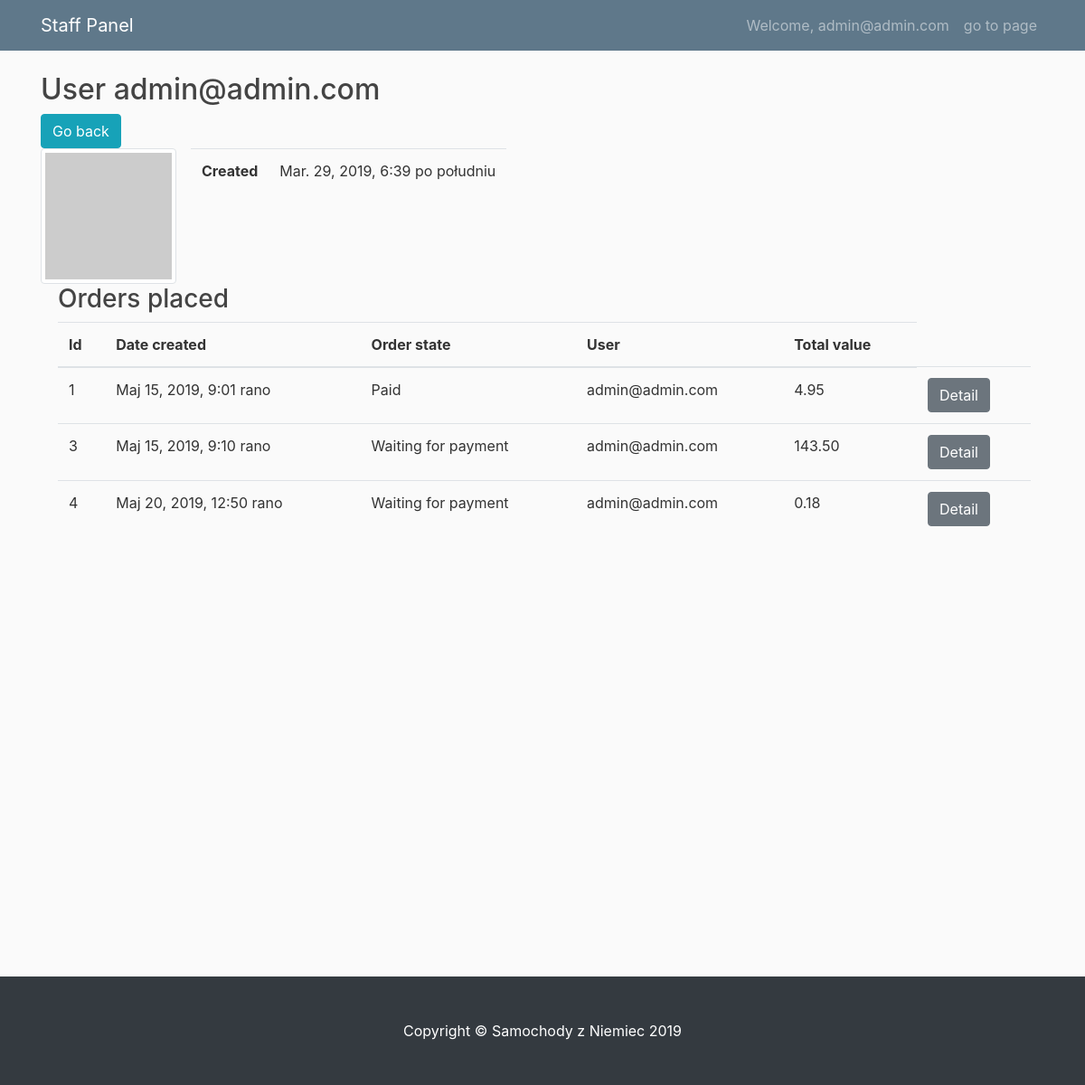
The app's page /staff/user_detail/1 (signed in) with its own data.
### account/models.py (models this page shows, shortened)
class User(AbstractBaseUser):
    email = models.EmailField(max_length=255, unique=True)
    is_active = models.BooleanField(default=True)  # can login
    is_staff = models.BooleanField(default=False)  # staff user non superuser
    is_admin = models.BooleanField(default=False)  # superuser
    created = models.DateTimeField(auto_now_add=True)
    updated = models.DateTimeField(auto_now=True)
    USERNAME_FIELD = "email"  # username
    REQUIRED_FIELDS = []
    objects = UserManager()
    def __str__(self):
        return self.email

### orders/models.py (models this page shows, shortened)
class Order(models.Model):
    address = models.ForeignKey(Address, on_delete=models.DO_NOTHING)
    user = models.ForeignKey(User, on_delete=models.DO_NOTHING)
    created = models.DateTimeField(auto_now_add=True)
    updated = models.DateTimeField(auto_now=True)
    paid = models.BooleanField(default=False)
    class Meta:
        ordering = ("created",)
    def get_total_cost(self):
        return sum(item.get_cost() for item in self.items.all())

class OrderItem(models.Model):
    order = models.ForeignKey(Order, related_name="items", on_delete=models.CASCADE)
    product = models.ForeignKey(
        Product, related_name="order_items", on_delete=models.CASCADE
    )
    price = models.DecimalField(max_digits=10, decimal_places=2)
    quantity = models.PositiveIntegerField(default=1)
    def get_cost(self):
        return self.price * self.quantity

### staff/decorators.py (the view)
    def wrap(request, *args, **kwargs):
        if request.user.is_authenticated and request.user.is_staff:
            return func(request, *args, **kwargs)
        elif request.user.is_authenticated:
            return redirect("shop:index")
        else:
            return redirect("account:login")

### cart/context_processors.py (called while the page is built)
def cart(request):
    return {'cart': Cart(request)}

### staff/templates/staff/user_detail.html
{% extends 'staff/base.html' %}
{% block content %}
<h2>User {{user.email}}</h2>
<div class="row">
    <div class="col">
        <a href="{% url 'staff:user_list'%}" class="btn btn-info">Go back</a>
    </div>
</div>
<div class="d-flex justify-content-start">
    <div class="image-container">
        <img src="http://placehold.it/150x150" id="imgProfile" style="width: 150px; height: 150px"
            class="img-thumbnail" />
    </div>
    <div class="userData ml-3">
        <table class="table">
            <tr>
                <th>Created</th>
                <td>{{ user.created }}</td>
            </tr>
        </table>
    </div>
</div>
<div class="col-12">
    <div class="tab-content ml-1" id="myTabContent">
        <h3>Orders placed</h3>
        <table class="table table-hover">
            <thead>
                <tr>
                    <th scope="col">Id</th>
                    <th scope="col">Date created</th>
                    <th scope="col">Order state</th>
                    <th scope="col">User</th>
                    <th scope="col">Total value</th>
                </tr>
            </thead>
            <tbody>
                {% for order in user.order_set.all %}
                <tr>
                    <td>{{order.id}} </td>
                    <td>{{order.created}}</td>
                    <td>{% if order.paid %}Paid{% else %}Waiting for payment
                        {% endif %}</td>
                    <td>{{order.user}}</td>
                    <td> {{order.get_total_cost}}</td>
                    <td><a href="{% url 'staff:order_detail' pk=order.pk %}" class="btn btn-secondary">Detail</a></td>
                </tr>
                {% endfor %}
            </tbody>
        </table>
    </div>
</div>
{% endblock %}

### staff/templates/staff/base.html (shortened to what this page needs)
{% load static %}
<!DOCTYPE html>
<html lang="en">
<head>
    <link rel="stylesheet" href="https://maxcdn.bootstrapcdn.com/bootstrap/4.0.0/css/bootstrap.min.css"
>
    <link href="{% static 'css/staff.css' %}" rel="stylesheet">
</head>
<body>
    <nav class="navbar navbar-expand-md navbar-dark bg-steel fixed-top">
        <div class="container">
            <a class="navbar-brand mr-4" href="{% url 'staff:panel' %}">Staff Panel</a>
            <div class="collapse navbar-collapse" id="navbarToggle">
                <div class="navbar-nav">
                    <a class="nav-item nav-link" href="{% url 'account:profile'%}">
                        Welcome, {{ user.email }}
                    </a>
                    <a class="nav-item nav-link" href="{% url 'shop:index'%}"> go to page </a>
                </div>
            </div>
        </div>
    </nav>
    <div class="container" style="min-height: 1000px;">
        {% block content%}
        {% endblock%}
    </div>
    <footer class="py-5 bg-dark">
        <div class="container">
            <p class="m-0 text-center text-white">Copyright &copy; Samochody z Niemiec 2019</p>
        </div>
    </footer>
</body>
</html>

### staff/static/css/staff.css (style rules this page uses)
body { background: #fafafa; color: #333333; margin-top: 5rem; }
h1, h2, h3, h4, h5, h6 { color: #444444; }
.bg-steel { background-color: #5f788a; }

### records on screen
User: email "admin@admin.com", created "Mar. 29, 2019, 6:39 po południu"
Order: id "1", created "Maj 15, 2019, 9:01 rano", paid "Paid", user "admin@admin.com", get_total_cost "4.95"
Order: id "3", created "Maj 15, 2019, 9:10 rano", paid "Waiting for payment", user "admin@admin.com", get_total_cost "143.50"
Order: id "4", created "Maj 20, 2019, 12:50 rano", paid "Waiting for payment", user "admin@admin.com", get_total_cost "0.18"
